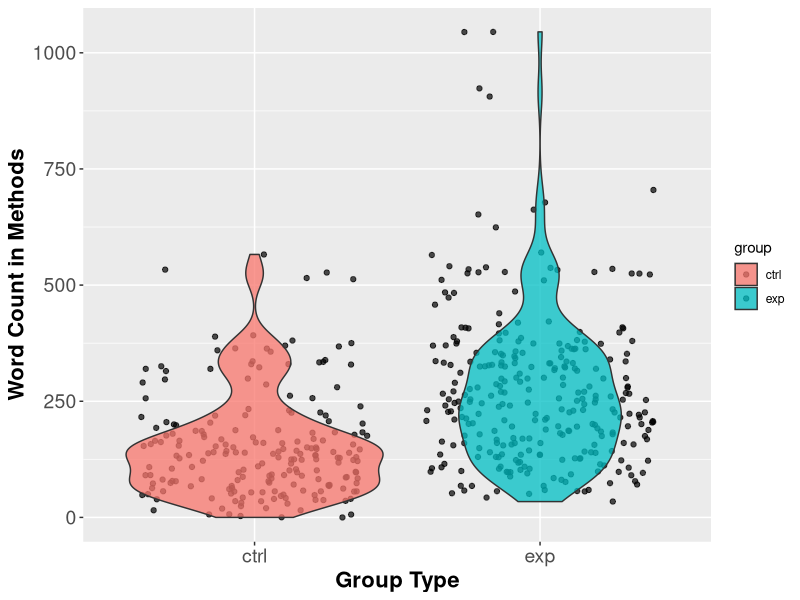
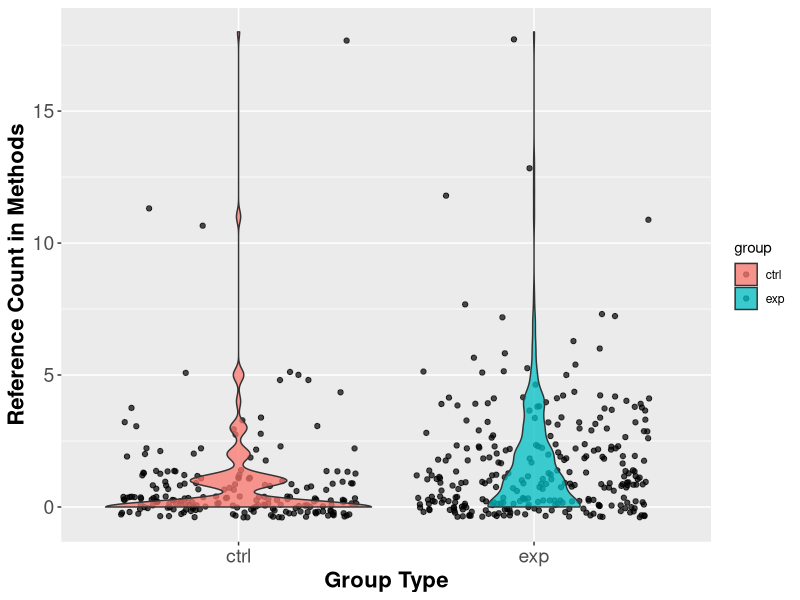
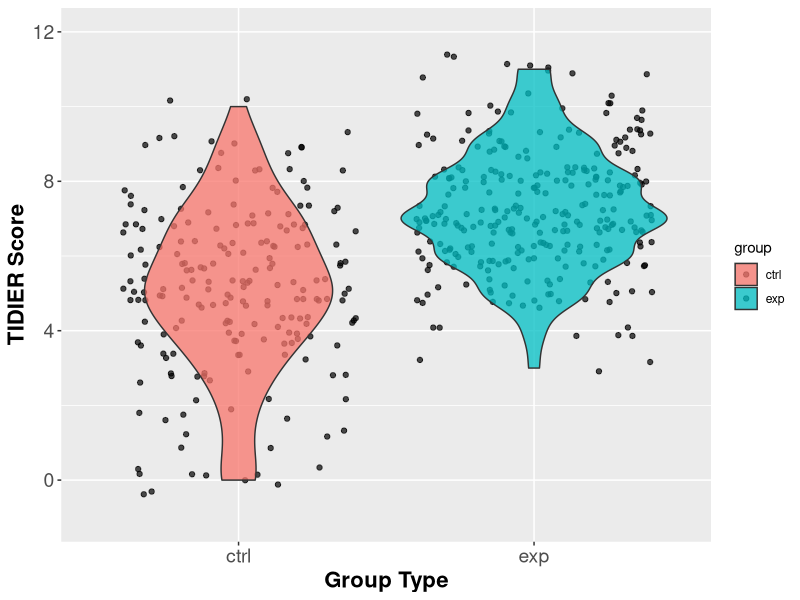

Here is the R script that generated these plots, in order:
# By Keith Lohse, Rehabilitation Informatics Lab, 2016-11-17

# For this analysis, you will need to install and then open the following packages:
# install.packages("metafor"); install.packages("dplyr"); install.packages("ggplot2")
library("metafor"); library("dplyr"); library("ggplot2"); library("lme4")

##----------------------- Results 1.0 ------------------------------------------
## Setting the Directory -------------------------------------------------------
getwd()
setwd("C:/Users/krl0022/Documents/GitHub/SCOAR/group_desc/") 
list.files()

## Description of Groups Data --------------------------------------------------
GROUPS<-read.csv("./dat_GROUPS.csv", header = TRUE)
head(GROUPS)

## Table 2 ---------------------------------------------------------------------
summary(GROUPS$PT_inc[GROUPS$group=="exp"])
summary(GROUPS$PT_inc[GROUPS$group=="ctrl"])
summary(GROUPS$OT_inc[GROUPS$group=="exp"])
summary(GROUPS$OT_inc[GROUPS$group=="ctrl"])
summary(GROUPS$ST_inc[GROUPS$group=="exp"])
summary(GROUPS$ST_inc[GROUPS$group=="ctrl"])
# Frequency Data
# Hours per day 
mean(GROUPS$hpd[GROUPS$group=="exp"], na.rm=TRUE)
sd(GROUPS$hpd[GROUPS$group=="exp"], na.rm=TRUE)
min(GROUPS$hpd[GROUPS$group=="exp"], na.rm=TRUE)
max(GROUPS$hpd[GROUPS$group=="exp"], na.rm=TRUE)
sum(is.na(GROUPS$hpd[GROUPS$group=="exp"]))

mean(GROUPS$hpd[GROUPS$group=="ctrl"], na.rm=TRUE)
sd(GROUPS$hpd[GROUPS$group=="ctrl"], na.rm=TRUE)
min(GROUPS$hpd[GROUPS$group=="ctrl"], na.rm=TRUE)
max(GROUPS$hpd[GROUPS$group=="ctrl"], na.rm=TRUE)
sum(is.na(GROUPS$hpd[GROUPS$group=="ctrl"]))

# Days per Week
mean(GROUPS$dpw[GROUPS$group=="exp"], na.rm=TRUE)
sd(GROUPS$dpw[GROUPS$group=="exp"], na.rm=TRUE)
min(GROUPS$dpw[GROUPS$group=="exp"], na.rm=TRUE)
max(GROUPS$dpw[GROUPS$group=="exp"], na.rm=TRUE)
sum(is.na(GROUPS$dpw[GROUPS$group=="exp"]))

mean(GROUPS$dpw[GROUPS$group=="ctrl"], na.rm=TRUE)
sd(GROUPS$dpw[GROUPS$group=="ctrl"], na.rm=TRUE)
min(GROUPS$dpw[GROUPS$group=="ctrl"], na.rm=TRUE)
max(GROUPS$dpw[GROUPS$group=="ctrl"], na.rm=TRUE)
sum(is.na(GROUPS$dpw[GROUPS$group=="ctrl"]))

# Duration of Therapy (in weeks)
# Days per Week
mean(GROUPS$duration[GROUPS$group=="exp"], na.rm=TRUE)
sd(GROUPS$duration[GROUPS$group=="exp"], na.rm=TRUE)
min(GROUPS$duration[GROUPS$group=="exp"], na.rm=TRUE)
max(GROUPS$duration[GROUPS$group=="exp"], na.rm=TRUE)
sum(is.na(GROUPS$duration[GROUPS$group=="exp"]))

mean(GROUPS$duration[GROUPS$group=="ctrl"], na.rm=TRUE)
sd(GROUPS$duration[GROUPS$group=="ctrl"], na.rm=TRUE)
min(GROUPS$duration[GROUPS$group=="ctrl"], na.rm=TRUE)
max(GROUPS$duration[GROUPS$group=="ctrl"], na.rm=TRUE)
sum(is.na(GROUPS$duration[GROUPS$group=="ctrl"]))

# Total Time Scheduled for Therapy
mean(GROUPS$total_hours[GROUPS$group=="exp"], na.rm=TRUE)
sd(GROUPS$total_hours[GROUPS$group=="exp"], na.rm=TRUE)
min(GROUPS$total_hours[GROUPS$group=="exp"], na.rm=TRUE)
max(GROUPS$total_hours[GROUPS$group=="exp"], na.rm=TRUE)
sum(is.na(GROUPS$total_hours[GROUPS$group=="exp"]))

mean(GROUPS$total_hours[GROUPS$group=="ctrl"], na.rm=TRUE)
sd(GROUPS$total_hours[GROUPS$group=="ctrl"], na.rm=TRUE)
min(GROUPS$total_hours[GROUPS$group=="ctrl"], na.rm=TRUE)
max(GROUPS$total_hours[GROUPS$group=="ctrl"], na.rm=TRUE)
sum(is.na(GROUPS$total_hours[GROUPS$group=="ctrl"]))

# Method of Reporting Dose of Therapy
summary(as.factor(GROUPS$how_quantified[GROUPS$group=="exp"]))
summary(as.factor(GROUPS$how_quantified[GROUPS$group=="ctrl"]))


## Word and Reference Counts ---------------------------------------------------
# Filtering
WORD<-subset(GROUPS, is.na(word_count) != 1)
summary(WORD$word_count)
length(WORD$index)
m0<-lmer(word_count~1+(1|id), data=WORD, REML=FALSE)
m1<-lmer(word_count~1+group+(1|id), data=WORD, REML=FALSE)
summary(m0)
summary(m1)

g1<-ggplot(WORD, aes(x = group, y = word_count, bg=group)) +
    geom_jitter(alpha = .7) + geom_violin(alpha = .75)
g2<-g1+scale_x_discrete(name = "Group Type") +
    scale_y_continuous(name = "Word Count in Methods")
g3 <- g2 + theme(axis.text=element_text(size=14), 
                 axis.title=element_text(size=16,face="bold"))
plot(g3) 

# Reference Counts
# First we will exclude Kim 2009.
# The Experimental group in this study was an extreme outlier with 46 references
# The index number for this group is 81
REF<-subset(GROUPS, index != 81)
summary(REF$ref_count)
m0<-lmer(ref_count~1+(1|id), data=REF, REML=FALSE)
m1<-lmer(ref_count~1+group+(1|id), data=REF, REML=FALSE)
summary(m0)
summary(m1)

g1<-ggplot(REF, aes(x = group, y = ref_count, bg=group)) +
    geom_jitter(alpha = .7) + geom_violin(alpha = .75)
g2<-g1+scale_x_discrete(name = "Group Type") +
    scale_y_continuous(name = "Reference Count in Methods")
g3 <- g2 + theme(axis.text=element_text(size=14), 
                 axis.title=element_text(size=16,face="bold"))
plot(g3) 

## Tidier Criteria by Group ----------------------------------------------------
# Filtering
TIDIER<-subset(GROUPS, is.na(tidy_sum) != 1)
summary(TIDIER$tidy_sum)
m0<-lmer(tidy_sum~1+(1|id), data=TIDIER, REML=FALSE)
m1<-lmer(tidy_sum~1+group+(1|id), data=TIDIER, REML=FALSE)
summary(m0)
summary(m1)

g1<-ggplot(TIDIER, aes(x = group, y = tidy_sum, bg=group)) +
    geom_jitter(alpha = .7) + geom_violin(alpha = .75)
g2<-g1+scale_x_discrete(name = "Group Type") +
    scale_y_continuous(name = "TIDIER Score", limits=c(-1,12))
g3 <- g2 + theme(axis.text=element_text(size=14), 
                 axis.title=element_text(size=16,face="bold"))
plot(g3)    
